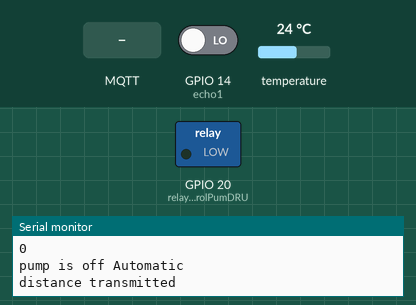
A program run on a simulated ESP32. Shown: switched loads named in the program (green lamp = pin HIGH), the last lines printed to the serial monitor. Inputs (shaded band) come from the test bench; at power-on: GPIO 14 (echo1) LOW, temperature 24 °C. WiFi joins after 1.5 s; servers stay silent unless stated; random numbers use the default seed unless the program sets one; no MQTT or app messages arrive unless stated; pins used as bus, display or sensor lines are not drawn.

Above: at 3.2 s.
3.3 s: MQTT message "M" arrives on the first subscribed topic
8.0 s: MQTT message "1" arrives on the first subscribed topic
At 13.6 s:
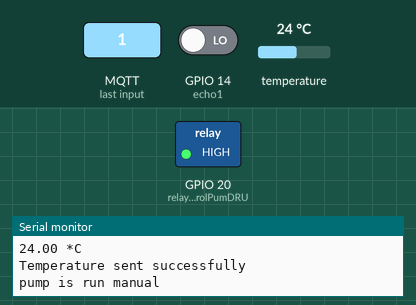
14.6 s: MQTT message "0" arrives on the first subscribed topic
At 20.4 s:
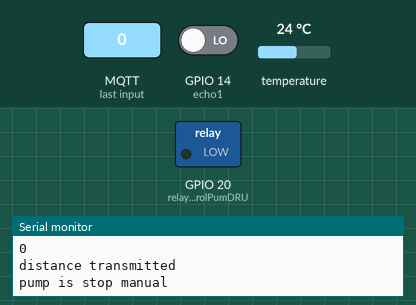
Timing chart, 0 to 21.9 s (numbered marks = the images above; inputs shaded):
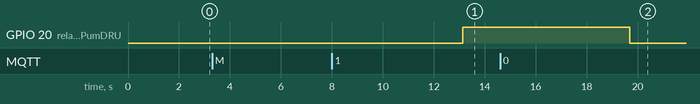

Measured:
- after the input at 8.0 s, GPIO 20 (relaycontrolPumDRU): LOW → HIGH after 5.1 s
- after the input at 14.6 s, GPIO 20 (relaycontrolPumDRU): HIGH → LOW after 5.1 s

The program:

main.cpp
```cpp
#include <Arduino.h>
#include <ArduinoJson.h>
#include "wifimqtt.h"
#include <OneWire.h>
#include <DallasTemperature.h>
#include "globals.h"
#include "ultrasonic.h"

#define ONE_WIRE_BUS 13
OneWire oneWire(ONE_WIRE_BUS);
DallasTemperature sensors(&oneWire);

//ส่งข้อมูลไป MQTT Node red
void sendNewPumpInfo(){

StaticJsonDocument<48> doc;

doc["distance1"] = distance1;
doc["distance2"] = "22";

char buffer_1[256];
serializeJson(doc, buffer_1);
// ส่งข้อมูลผ่าน MQTT
client.publish("WaterDistance", buffer_1);
Serial.println("distance transmitted");

}

void startPumping() {
  //unsigned long currentMillisPumpen = millis();
  getDistance();
  Serial.println(distance1);


  if (distance1 >= 20 && Mode == 0 ) {
    // ถ้าระยะทางเท่ากับ 10 เซนติเมตร ให้เปิดปั๊ม
    digitalWrite(relaycontrolPumDRU, HIGH);
    client.publish("statusPump", "pump is On Automatic");
    Serial.println("pump is On Automatic");
  } else if (distance1 <= 20 && Mode == 0) {
    // ถ้าระยะทางเท่ากับ 30 เซนติเมตร ให้ปิดปั๊ม
    digitalWrite(relaycontrolPumDRU, LOW);
    client.publish("statusPump", "pump is off Automatic");
    Serial.println("pump is off Automatic");
    // เปลี่ยนสถานะเป็น TIMEFORSLEEP
    state = TIMEFORSLEEP;
  }

    // ส่งข้อมูลปั๊มใหม่ไปยังที่ที่ต้องการ
    sendNewPumpInfo();


}


void getData(){
  client.publish("pumpInfo", "Give me Information");
  Serial.println("mqtt publish pumpInfo - no wait");
  state = WAIT;
}


void setup() {
  // put your setup code here, to run once:
  Serial.begin(115200);

  state=GETDATA;
  pinMode(relaycontrolPumDRU, OUTPUT);
  pinMode(trigger1, OUTPUT);
  pinMode(echo1, INPUT);

  connectAP();
  client.setServer(mqttServer,1883);
  client.setCallback(callback);


}

void senTemptoNodered(float temperature) {

  // สร้าง JSON document
  StaticJsonDocument<48> doc;   // เลข 48 หมายถึงขนาดของหน่วยความ 48 bytes ที่จองใว้เพื่อ json
  doc["temperature"] = temperature;

  char buffer[48];
  serializeJson(doc, buffer);

  // ส่งข้อมูลผ่าน MQTT
  client.publish("ds18b20/temperature", buffer);

  if (client.publish("ds18b20/temperature", buffer)) {
    Serial.println("Temperature sent successfully");
    //state = WAIT;
  } else {
    Serial.println("Temperature send failed");
  }
}


void loop() {
  if (!client.connected()) {
    reconnect();
  }
  if(!client.loop()){
    client.connect("ESP32-"); // mqtt connect
  }

  startPumping();

  sensors.requestTemperatures(); //สั่งอ่านค่าอุณหภูมิ
  float temperature = sensors.getTempCByIndex(0); // อ่านค่าอุณหภูมิ celcius
  Serial.print(temperature);
  Serial.println(" *C");
  delay(2000);

  unsigned long currentMillis = millis();  //  สาเหตุที่ MQTT ไม่ออกเกิดจากลืมใส่ code นี้
  if (currentMillis - previousMillis >= 1000) {
    previousMillis = currentMillis;
    // Request temperature readings
    sensors.requestTemperatures();
    // Read temperature in Celsius degrees
    float tempC = sensors.getTempCByIndex(0);
    //client.publish("ds18b20/temperature","sensors ");
    //client.publish("Watertank/Level","Level ");
    senTemptoNodered(tempC);
    delay(500);
    // ปั้มทำงานอัตโนมัติ

  delay(500);

  switch(state){
  case GETDATA:
    Serial.println("I want MQTT DATA");
    getData();
    break;
  case PUMPING:
    startPumping();
    break;
  case WAIT:  // ช่วงสถานะที่ หยุดนิ่งไม่ทำอะไรเลย
    break;
  case TIMEFORSLEEP: //pump go to sleep
    break;
  }


}
}
```

credentials.h
```cpp
const char* ssid = "SompochWiFi_2.4G_";  // ใส่ชื่อ Wi-Fi ของคุณ
const char* password = "DexTran745";  // ใส่รหัสผ่าน Wi-Fi ของคุณ
```

globals.h
```cpp
#include <Arduino.h>
#ifndef globals_h    //เป็นคำสั่ง preprocessor ที่ย่อมาจาก "if not defined"  ป้องกันการรวมไฟล์ซ้ำซ้อน
#define globals_h

unsigned long previousMillis = 0;   // Stores last time temperature was published
unsigned long currentMillis = millis();
const byte relaycontrolPumDRU = 20;  // pin 20 esp32

// output pin declaration ultrasonic
// const int trigPin = 27;
// const int echoPin = 14;

int trigger1=27;
int echo1=14;

long distance1=0;
//long distance2=0;

int Mode;
//global variable
// long duration;
// int Level;
// int pwmWave;

// Set the motor driver pins
// const int freq = 5000;
// const int ledChannel = 0;
// const int resolution = 8;
// int DCMTOR = 4;
// int IN1 = 2;


enum states{
  GETDATA,
  PUMPING,
  TIMEFORSLEEP,
  WAIT
} state;

#endif
```

ultrasonic.h
```cpp
#include <Arduino.h>
#include "globals.h"

long  distanceMeasure(int trigger, int echo){
    long duration = 0;
    long dist = 0;
    digitalWrite(trigger, LOW);
    delay(5);
    digitalWrite(trigger, HIGH);
    delay(5);
    digitalWrite(trigger, LOW);
    duration = pulseIn(echo, HIGH);

    dist = (duration / 2) / 29.1;
    return dist;

}
void getDistance(){
    distance1 = distanceMeasure(trigger1, echo1);
    // distance2 = distanceMeasure(trigger2, echo2);
    // distance3 = distanceMeasure(trigger3, echo3);


}
```

wifimqtt.h
```cpp
#include <Arduino.h>
#include <WiFi.h>
#include <PubSubClient.h>
#include <ArduinoJson.h>
#include "credentials.h"
#include "globals.h"

//MQTT
String clientID = "ESP32-";
const char* mqttServer = "192.168.1.109";
const char* mqttUser = "sompoch";
const char* mqttPassword = "45301074EE";
WiFiClient espClient;
PubSubClient client(espClient);


void reconnect()
{
    while (!client.connected())
    {
        Serial.print("Attempting MQTT connection...");
        clientID += String(random(0xffff), HEX);
        if (client.connect(clientID.c_str(), mqttUser,mqttPassword))
        {
            Serial.println("connect to MQTT");
            // client.subscribe("fromNodeRED");
            client.subscribe("pumpStart");
            // client.subscribe("stop");
        }
        else
        {
            Serial.print("failed, rc=");
            Serial.print(client.state());
            Serial.println(" try again in 5 seconds");
            // wait 5 seconds before retrying
            delay(5000);


        }
    }
}

void callback(char *topic, byte *message, unsigned int length)  // เป็นฟังก์ชันการรับข้อมูลจาก MQTT เพื่อมาดำเนินงานต่อ
{
// Serial.print("Message arrived on topic: ");
// Serial.print(topic);
// Serial.print(". Message: ");


String messageTemp;  //เป็นตัวแปรชนิด String ที่ใช้เก็บข้อความที่ได้รับจาก MQTT message.

for (int i = 0; i < length; i++)
{
    //Serial.print((char)message[i]);
    messageTemp += (char)message[i];   //อ่านข้อมูลจาก message ที่เป็นอาร์เรย์ของ byte แล้วเพิ่มไปยัง messageTemp โดยใช้ += เพื่อเชื่อมต่อข้อความที่ได้รับเข้าไปใน messageTemp
}

    if (String(topic) == "pumpStart")  //ถ้าข้อความจาก mqtt out (ผ่าน topic pumpStart) เท่ากับ pumpStart ให้ทำการ print ออก Serial Monitor VS code
    {
        if(messageTemp == "1" && Mode == 1) {
        digitalWrite(relaycontrolPumDRU, HIGH);
        client.publish("statusPump", "pump run manual");
        Serial.println("pump is run manual");

        previousMillis=millis();
        state=PUMPING;
        }
        else if(messageTemp == "0" && Mode == 1){
        digitalWrite(relaycontrolPumDRU, LOW);
        client.publish("statusPump", "pump stop manual");
        Serial.println("pump is stop manual");
        state= TIMEFORSLEEP;
        }

    }
    if (String(topic) == "pumpStart")  //ถ้าข้อความจาก mqtt out (ผ่าน topic pumpmode  ใช้ dashboard switch node)
    {
        if(messageTemp == "M"){
        Mode = 1;
	    Serial.println("statusPump is Manual");
        }
        else if(messageTemp  == "A"){
	    Mode = 0;
	    Serial.println("statusPump is Automatic");
        }
    }
}

void connectAP(){
    Serial.println("Connect to Sompoch WiFi");
    WiFi.begin(ssid, password);
    byte cnt=0;

    while(WiFi.status() != WL_CONNECTED){
        delay(1000);
        Serial.print(".");
        cnt++;

        if(cnt>30){
            ESP.restart();
        }


    }

}
```
